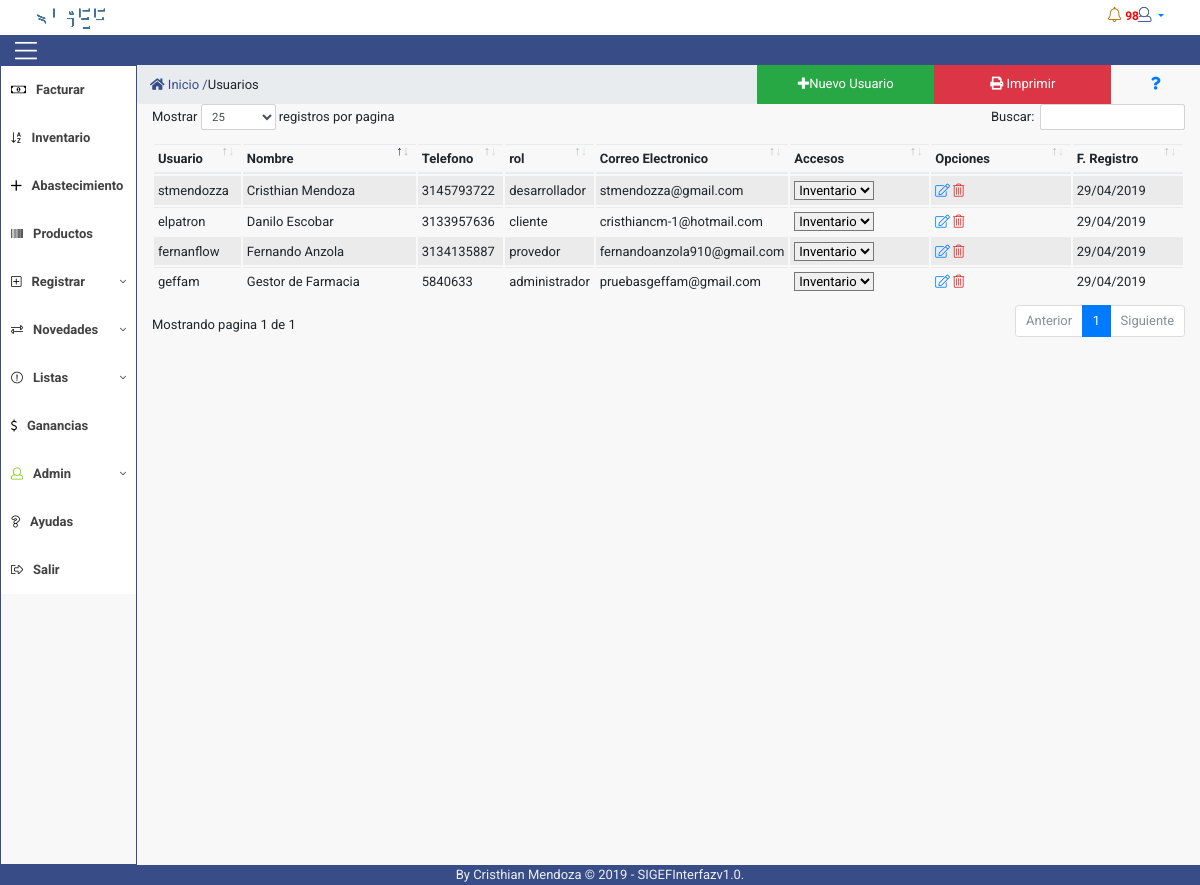
/controlador/usuarios.php (signed in), run on the app's committed database.
### tables this page shows
CREATE TABLE `tb_usuarios` (
  `cod_usuario` int(11) NOT NULL,
  `cod_rol_usu` int(11) NOT NULL,
  `usuario` varchar(15) NOT NULL,
  `nom_usu` varchar(40) NOT NULL,
  `telefono_usu` varchar(10) NOT NULL,
  `direccion_usu` varchar(300) NOT NULL,
  `email` varchar(60) NOT NULL,
  `pass` varchar(130) NOT NULL,
  `token` varchar(40) NOT NULL,
  `token_contra` varchar(100) NOT NULL,
  `activado` int(11) NOT NULL DEFAULT '0',
  `solicitud_contra` int(11) NOT NULL DEFAULT '0',
  `ultima_sesion` datetime NOT NULL,
  `fecha_registro_usu` datetime NOT NULL
);

CREATE TABLE `tb_roles` (
  `cod_rol` int(11) NOT NULL,
  `nom_rol` varchar(20) NOT NULL,
  `responsabilidades` varchar(400) NOT NULL
);

### controlador/paginar_usuarios.php (the view)
 <?php
  include('../connections/config.php');
  function fechaNormal($fecha){
    $nfecha = date('d/m/Y',strtotime($fecha));
    return $nfecha;
}
    $registro = ("SELECT * FROM tb_usuarios, tb_roles WHERE cod_rol_usu = cod_rol");
    $resultado = mysqli_query($conexion,$registro);
    echo '<table class="table table-striped table-condensed table-hover" id="usuarios">
              <thead>
                  <tr>
                      <th width="60">Usuario</th>
                      <th width="220">Nombre</th>
                      <th width="50">Telefono</th>
                      <th width="50">rol</th>
                      <th width="150">Correo Electronico</th>
                      <th width="150">Accesos</th>
                      <th width="150">Opciones</th>
                      <th width="100">F. Registro</th>
                  </tr>
              </thead>';
  if(!empty($resultado)){
  while($registro2 = mysqli_fetch_array($resultado)){
    echo '<tr>
              <td>'.$registro2['usuario'].'</td>
              <td>'.utf8_decode($registro2['nom_usu']).'</td>
              <td>'.$registro2['telefono_usu'].'</td>
              <td>'.$registro2['nom_rol'].'</td>
              <td>'.$registro2['email'].'</td>
              <td><select name="select">
                  <option value="Facturar">Facturar</option>
                  <option value="Inventario" selected>Inventario</option>
                  <option value="usuario">Usuario</option>
                  </select>
              </td>
              <td>
                  <a href="javascript:editarUsuario('.$registro2['usuario'].');" class="fal fa-edit"></a>
                  <a href="javascript:eliminarUsuario('.$registro2['usuario'].');" class="fal fa-trash-alt icon3"></a>
              </td>
              <td>'.fechaNormal($registro2['fecha_registro_usu']).'</td>
              </tr>';
  }
 echo '</table>';
  }
?>

### vista/css/estilos.css (style rules this page uses)
* { margin: 0; padding: 0; box-sizing: border-box; font-family: 'Roboto', sans-serif; font-size: 13px; border-radius: 0px; }
a { display: contents; }
.icon3 { color: #df2626; }
.table td, .table th { padding: .3rem; vertical-align: unset; }

### data on the page
tb_usuarios: usuario "stmendozza", nom_usu "Cristhian Mendoza", telefono_usu "3145793722", cod_rol_usu.nom_rol "desarrollador", email "stmendozza@gmail.com", fecha_registro_usu "29/04/2019"
tb_usuarios: usuario "elpatron", nom_usu "Danilo Escobar", telefono_usu "3133957636", cod_rol_usu.nom_rol "cliente", email "cristhiancm-1@hotmail.com", fecha_registro_usu "29/04/2019"
tb_usuarios: usuario "geffam", nom_usu "Gestor de Farmacia", telefono_usu "5840633", cod_rol_usu.nom_rol "administrador", email "pruebasgeffam@gmail.com", fecha_registro_usu "29/04/2019"
tb_usuarios: usuario "fernanflow", nom_usu "Fernando Anzola", telefono_usu "3134135887", cod_rol_usu.nom_rol "provedor", email "fernandoanzola910@gmail.com", fecha_registro_usu "29/04/2019"
